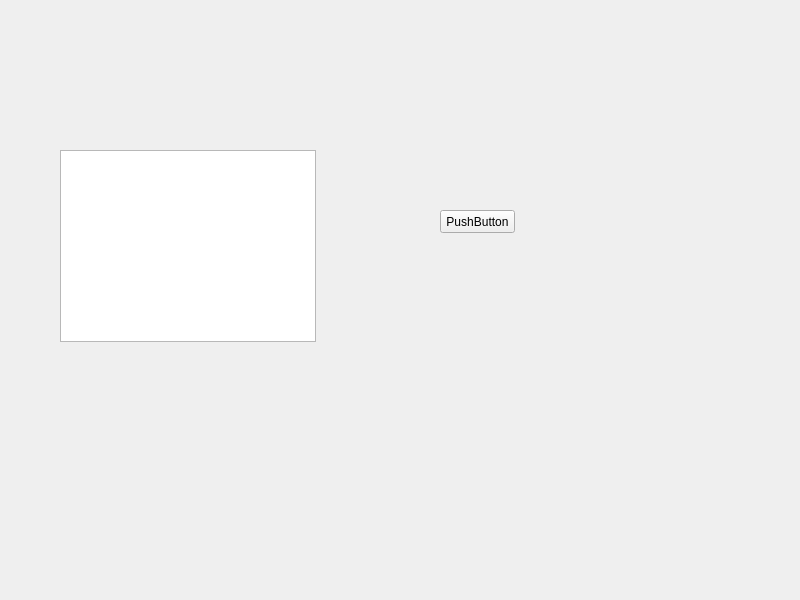
<?xml version="1.0" encoding="UTF-8"?>
<ui version="4.0">
 <class>Widget</class>
 <widget class="QWidget" name="Widget">
  <property name="geometry">
   <rect>
    <x>0</x>
    <y>0</y>
    <width>800</width>
    <height>600</height>
   </rect>
  </property>
  <property name="sizePolicy">
   <sizepolicy hsizetype="Preferred" vsizetype="Preferred">
    <horstretch>0</horstretch>
    <verstretch>0</verstretch>
   </sizepolicy>
  </property>
  <property name="windowTitle">
   <string>Widget</string>
  </property>
  <widget class="QListWidget" name="listWidget">
   <property name="geometry">
    <rect>
     <x>60</x>
     <y>150</y>
     <width>256</width>
     <height>192</height>
    </rect>
   </property>
  </widget>
  <widget class="QPushButton" name="pushButton1">
   <property name="geometry">
    <rect>
     <x>440</x>
     <y>210</y>
     <width>75</width>
     <height>23</height>
    </rect>
   </property>
   <property name="text">
    <string>PushButton</string>
   </property>
  </widget>
 </widget>
 <resources/>
 <connections/>
</ui>
